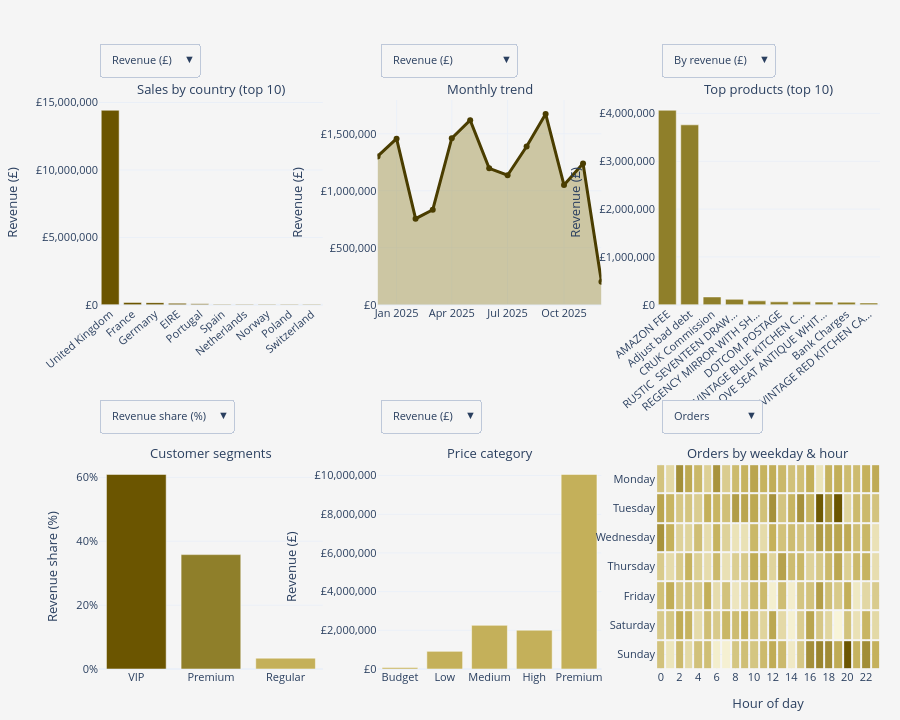

Notebook source saved alongside this figure:
### Code cell
# pip install plotly   (only if you get "No module named plotly")
import numpy as np
import pandas as pd
import plotly.graph_objects as go
from plotly.subplots import make_subplots
from IPython.display import HTML, display

# ---------- 1. Data (same cleaning as the static dashboard, on a copy) ----------
data = df.copy()
data = data.dropna(subset=['CustomerID'])
# CustomerID can be stored as text like '12349.0'; convert to a real integer
data['CustomerID'] = pd.to_numeric(data['CustomerID'], errors='coerce')
data = data.dropna(subset=['CustomerID'])
data['CustomerID'] = data['CustomerID'].astype(int)
data = data[(data['Quantity'] > 0) & (data['UnitPrice'] > 0)]
data = data[~data['InvoiceNo'].astype(str).str.startswith('C')]  # cancelled invoices

data['TotalAmount'] = data['Quantity'] * data['UnitPrice']
data['InvoiceDate'] = pd.to_datetime(data['InvoiceDate'])

# ---------- 2. Numbers ----------
total_rev = data['TotalAmount'].sum()
n_customers = data['CustomerID'].nunique()
n_orders = data['InvoiceNo'].nunique()
aov = data.groupby('InvoiceNo')['TotalAmount'].sum().mean()
n_countries = data['Country'].nunique()
n_products = data['Description'].nunique()

# Countries (top 10)
country_rev = data.groupby('Country')['TotalAmount'].sum().sort_values(ascending=False)
tc = country_rev.head(10)
country_orders = data.groupby('Country')['InvoiceNo'].nunique().reindex(tc.index)
country_custs = data.groupby('Country')['CustomerID'].nunique().reindex(tc.index)
top_country, top_country_pct = country_rev.index[0], country_rev.iloc[0] / total_rev * 100

# Monthly
data['Month'] = data['InvoiceDate'].dt.to_period('M').dt.to_timestamp()
m = data.groupby('Month').agg(Revenue=('TotalAmount', 'sum'),
                              Orders=('InvoiceNo', 'nunique'),
                              Customers=('CustomerID', 'nunique'))
m['AOV'] = m['Revenue'] / m['Orders']

# Products (top 10 by revenue and by units)
prod = data.groupby('Description').agg(Revenue=('TotalAmount', 'sum'), Units=('Quantity', 'sum'))
p_rev = prod.sort_values('Revenue', ascending=False).head(10)
p_units = prod.sort_values('Units', ascending=False).head(10)


def short(names, n=22):
    return [s[:n] + '…' if len(s) > n else s for s in names]


# Customer segments by total spend
cust_spend = data.groupby('CustomerID')['TotalAmount'].sum()
seg = pd.cut(cust_spend, bins=[-np.inf, 200, 1000, 3000, np.inf],
             labels=['Occasional', 'Regular', 'Premium', 'VIP'], right=False)
seg_order = ['VIP', 'Premium', 'Regular', 'Occasional']
seg_rev = cust_spend.groupby(seg, observed=True).sum().reindex(seg_order).dropna()
seg_cnt = cust_spend.groupby(seg, observed=True).size().reindex(seg_rev.index)
seg_pct = seg_rev / seg_rev.sum() * 100
best_seg = seg_pct.idxmax()

# Price categories
bins = [0, 0.5, 2, 5, 10, np.inf]
price_labels = ['Budget', 'Low', 'Medium', 'High', 'Premium']
data['PriceCategory'] = pd.cut(data['UnitPrice'], bins=bins, labels=price_labels, right=False)
price = data.groupby('PriceCategory', observed=False).agg(Revenue=('TotalAmount', 'sum'),
                                                          Units=('Quantity', 'sum'))

# Weekday x hour
data['Weekday'] = data['InvoiceDate'].dt.day_name()
data['Hour'] = data['InvoiceDate'].dt.hour
days = ['Monday', 'Tuesday', 'Wednesday', 'Thursday', 'Friday', 'Saturday', 'Sunday']
hours = list(range(int(data['Hour'].min()), int(data['Hour'].max()) + 1))
grid_orders = (data.groupby(['Weekday', 'Hour'])['InvoiceNo'].nunique().unstack(fill_value=0)
               .reindex(index=days, columns=hours, fill_value=0))
grid_rev = (data.groupby(['Weekday', 'Hour'])['TotalAmount'].sum().unstack(fill_value=0)
            .reindex(index=days, columns=hours, fill_value=0).round(0))

# ---------- 3. KPI cards ----------
kpis = [
    ('Revenue', f'£{total_rev/1e6:.2f}M', f'{n_orders:,} orders', '#6b5500'),
    ('Customers', f'{n_customers:,}', f'{n_products:,} products sold', '#8f7f2a'),
    ('Avg order value', f'£{aov:,.0f}', 'per invoice', '#c4b05a'),
    ('Top market', top_country, f'{top_country_pct:.0f}% of revenue · {n_countries} countries', '#6b5500'),
    ('Top segment', best_seg, f'{seg_pct.max():.1f}% of revenue', '#8f7f2a'),
]
css = """
<style>
.dash{font-family:-apple-system,Segoe UI,Helvetica,Arial,sans-serif;background:#f5f5f5;padding:12px 14px;border-radius:12px;color:#333}
.dash h2{margin:0 0 10px;font-size:18px}
.grid{display:grid;grid-template-columns:repeat(auto-fit,minmax(150px,1fr));gap:10px}
.card{background:#fff;border-radius:10px;padding:9px 12px;border-top:4px solid var(--c);
      box-shadow:0 1px 4px rgba(0,0,0,.08);transition:transform .15s,box-shadow .15s}
.card:hover{transform:translateY(-4px);box-shadow:0 8px 18px rgba(0,0,0,.15)}
.card .l{font-size:10px;text-transform:uppercase;letter-spacing:.06em;color:#777}
.card .v{font-size:20px;font-weight:700;margin:2px 0;color:var(--c)}
.card .s{font-size:11px;color:#666}
</style>
"""
cards = ''.join(
    f'<div class="card" style="--c:{c}"><div class="l">{l}</div>'
    f'<div class="v">{v}</div><div class="s">{s}</div></div>' for l, v, s, c in kpis)
cards_html = (f'{css}<div class="dash"><h2>E-Commerce Business Intelligence</h2>'
              f'<div class="grid">{cards}</div></div>')

# ---------- 4. Figure ----------
gold = ['#6b5500', '#8f7f2a', '#c4b05a', '#d9cc8a']
fig = make_subplots(
    rows=2, cols=3, vertical_spacing=0.28, horizontal_spacing=0.07,
    subplot_titles=('Sales by country (top 10)', 'Monthly trend', 'Top products (top 10)',
                    'Customer segments', 'Price category', 'Orders by weekday & hour'))

# Trace 0: country
fig.add_trace(go.Bar(
    x=tc.index, y=tc.values, marker_color=gold[0],
    hovertemplate='<b>%{x}</b><br>%{y:,.0f}<extra></extra>'), row=1, col=1)

# Trace 1: monthly
fig.add_trace(go.Scatter(
    x=m.index, y=m['Revenue'], mode='lines+markers', fill='tozeroy',
    line=dict(color='#4a3d00', width=3), fillcolor='rgba(143,127,42,0.4)',
    hovertemplate='%{x|%b %Y}<br>%{y:,.0f}<extra></extra>'), row=1, col=2)

# Trace 2: products
fig.add_trace(go.Bar(
    x=short(p_rev.index), y=p_rev['Revenue'].round(0), marker_color=gold[1],
    customdata=list(p_rev.index),
    hovertemplate='<b>%{customdata}</b><br>%{y:,.0f}<extra></extra>'), row=1, col=3)

# Trace 3: segments
fig.add_trace(go.Bar(
    x=list(seg_pct.index), y=seg_pct.round(1).values, marker_color=gold[:len(seg_pct)],
    hovertemplate='<b>%{x}</b><br>%{y:,.1f}<extra></extra>'), row=2, col=1)

# Trace 4: price categories
fig.add_trace(go.Bar(
    x=price_labels, y=price['Revenue'].round(0).values, marker_color=gold[2],
    hovertemplate='<b>%{x}</b><br>%{y:,.0f}<extra></extra>'), row=2, col=2)

# Trace 5: weekday x hour heatmap
fig.add_trace(go.Heatmap(
    z=grid_orders.values, x=hours, y=days, xgap=2, ygap=2, showscale=False,
    colorscale=[[0, '#f8f4d9'], [0.5, '#c4b05a'], [1, '#6b5500']],
    hovertemplate='%{y} %{x}:00<br>%{z:,.0f}<extra></extra>'), row=2, col=3)


# ---------- 5. Dropdown menus (one per panel) ----------
def toggle(trace, axis, metrics):
    """metrics: {label: (values, prefix, suffix)} -> buttons that swap the y values."""
    return [dict(label=name, method='update',
                 args=[{'y': [vals]},
                       {f'{axis}.tickprefix': pre, f'{axis}.ticksuffix': suf,
                        f'{axis}.title.text': name}, [trace]])
            for name, (vals, pre, suf) in metrics.items()]


country_btn = toggle(0, 'yaxis', {
    'Revenue (£)': (tc.values, '£', ''),
    'Orders': (country_orders.values, '', ''),
    'Customers': (country_custs.values, '', '')})

month_btn = toggle(1, 'yaxis2', {
    'Revenue (£)': (m['Revenue'].values, '£', ''),
    'Orders': (m['Orders'].values, '', ''),
    'Customers': (m['Customers'].values, '', ''),
    'Avg order value (£)': (m['AOV'].round(2).values, '£', '')})

product_btn = [
    dict(label='By revenue (£)', method='update',
         args=[{'x': [short(p_rev.index)], 'y': [p_rev['Revenue'].round(0).values],
                'customdata': [list(p_rev.index)]},
               {'yaxis3.tickprefix': '£', 'yaxis3.title.text': 'Revenue (£)'}, [2]]),
    dict(label='By units sold', method='update',
         args=[{'x': [short(p_units.index)], 'y': [p_units['Units'].values],
                'customdata': [list(p_units.index)]},
               {'yaxis3.tickprefix': '', 'yaxis3.title.text': 'Units sold'}, [2]]),
]

segment_btn = toggle(3, 'yaxis4', {
    'Revenue share (%)': (seg_pct.round(1).values, '', '%'),
    'Customers': (seg_cnt.values, '', ''),
    'Revenue (£)': (seg_rev.round(0).values, '£', '')})

price_btn = toggle(4, 'yaxis5', {
    'Revenue (£)': (price['Revenue'].round(0).values, '£', ''),
    'Units sold': (price['Units'].values, '', '')})

heat_btn = [
    dict(label='Orders', method='restyle', args=[{'z': [grid_orders.values]}, [5]]),
    dict(label='Revenue (£)', method='restyle', args=[{'z': [grid_rev.values]}, [5]]),
]

# column left edges (3 columns, 0.08 gap) and row heights give these menu positions
col_x = [0.0, 0.36, 0.72]
top_y, bottom_y = 1.10, 0.475


def menu(buttons, x, y):
    return dict(type='dropdown', buttons=buttons, x=x, y=y, xanchor='left', yanchor='top',
                font=dict(size=11), pad=dict(l=0, r=0, t=0, b=0))


fig.update_layout(
    template='plotly_white', font=dict(size=11), height=720, paper_bgcolor='#f5f5f5', plot_bgcolor='#f5f5f5',
    showlegend=False, margin=dict(t=100, b=50, l=60, r=20),
    updatemenus=[
        menu(country_btn, col_x[0], top_y), menu(month_btn, col_x[1], top_y),
        menu(product_btn, col_x[2], top_y), menu(segment_btn, col_x[0], bottom_y),
        menu(price_btn, col_x[1], bottom_y), menu(heat_btn, col_x[2], bottom_y)])

fig.update_xaxes(tickangle=-40, row=1, col=1)
fig.update_xaxes(tickangle=-40, row=1, col=3)
fig.update_yaxes(tickprefix='£', title_text='Revenue (£)', tickformat=',.0f', row=1, col=1)
fig.update_yaxes(tickprefix='£', title_text='Revenue (£)', tickformat=',.0f', row=1, col=2)
fig.update_yaxes(tickprefix='£', title_text='Revenue (£)', tickformat=',.0f', row=1, col=3)
fig.update_yaxes(ticksuffix='%', title_text='Revenue share (%)', row=2, col=1)
fig.update_yaxes(tickprefix='£', title_text='Revenue (£)', tickformat=',.0f', row=2, col=2)
fig.update_yaxes(autorange='reversed', row=2, col=3)
fig.update_xaxes(title_text='Hour of day', dtick=2, row=2, col=3)

# ---------- 6. Show + save ----------
fig.update_annotations(font_size=13)
display(HTML(cards_html))
fig.show()

page = (f'<html><head><meta charset="utf-8"><title>E-Commerce BI Dashboard</title></head>'
        f'<body style="margin:0 auto;max-width:1200px;padding:12px;background:#f5f5f5">{cards_html}'
        f'{fig.to_html(full_html=False, include_plotlyjs="cdn")}</body></html>')
with open('ecommerce_bi_dashboard.html', 'w', encoding='utf-8') as f:
    f.write(page)
print('Saved: ecommerce_bi_dashboard.html (open it in any browser)')

### Figure 1 — Plotly figure (JSON) as saved in the notebook; plotly's stock layout.template omitted (floating-point values rounded to 4 significant figures; data arrays with more than 128 entries replaced by an {"elided": "..."} marker saying what was removed)
{"data": [{"hovertemplate": "<b>%{x}</b><br>%{y:,.0f}<extra></extra>", "marker": {"color": "#6b5500"}, "type": "bar", "x": ["United Kingdom", "France", "Germany", "EIRE", "Portugal", "Spain", "Netherlands", "Norway", "Poland", "Switzerland"], "xaxis": "x", "y": [14430000.0, 181543, 162500.0, 116800.0, 75950.0, 46110.0, 41710.0, 39160.0, 38690.0, 37650.0], "yaxis": "y"}, {"fill": "tozeroy", "fillcolor": "rgba(143,127,42,0.4)", "hovertemplate": "%{x|%b %Y}<br>%{y:,.0f}<extra></extra>", "line": {"color": "#4a3d00", "width": 3}, "mode": "lines+markers", "type": "scatter", "x": ["2024-12-01T00:00:00", "2025-01-01T00:00:00", "2025-02-01T00:00:00", "2025-03-01T00:00:00", "2025-04-01T00:00:00", "2025-05-01T00:00:00", "2025-06-01T00:00:00", "2025-07-01T00:00:00", "2025-08-01T00:00:00", "2025-09-01T00:00:00", "2025-10-01T00:00:00", "2025-11-01T00:00:00", "2025-12-01T00:00:00"], "xaxis": "x2", "y": [1302000.0, 1458000.0, 755800.0, 834100.0, 1461000.0, 1619000.0, 1197000.0, 1136000.0, 1389000.0, 1674000.0, 1050000.0, 1240000.0, 201800.0], "yaxis": "y2"}, {"customdata": ["AMAZON FEE", "Adjust bad debt", "CRUK Commission", "RUSTIC  SEVENTEEN DRAWER SIDEBOARD", "REGENCY MIRROR WITH SHUTTERS", "DOTCOM POSTAGE", "VINTAGE BLUE KITCHEN CABINET", "LOVE SEAT ANTIQUE WHITE METAL", "Bank Charges", "VINTAGE RED KITCHEN CABINET"], "hovertemplate": "<b>%{customdata}</b><br>%{y:,.0f}<extra></extra>", "marker": {"color": "#8f7f2a"}, "type": "bar", "x": ["AMAZON FEE", "Adjust bad debt", "CRUK Commission", "RUSTIC  SEVENTEEN DRAW…", "REGENCY MIRROR WITH SH…", "DOTCOM POSTAGE", "VINTAGE BLUE KITCHEN C…", "LOVE SEAT ANTIQUE WHIT…", "Bank Charges", "VINTAGE RED KITCHEN CA…"], "xaxis": "x3", "y": [4065997, 3761100, 165120, 115665, 83160, 62995, 62125, 56780, 55346, 38875], "yaxis": "y3"}, {"hovertemplate": "<b>%{x}</b><br>%{y:,.1f}<extra></extra>", "marker": {"color": ["#6b5500", "#8f7f2a", "#c4b05a"]}, "type": "bar", "x": ["VIP", "Premium", "Regular"], "xaxis": "x4", "y": [60.9, 35.8, 3.4], "yaxis": "y4"}, {"hovertemplate": "<b>%{x}</b><br>%{y:,.0f}<extra></extra>", "marker": {"color": "#c4b05a"}, "type": "bar", "x": ["Budget", "Low", "Medium", "High", "Premium"], "xaxis": "x5", "y": [81113, 911385, 2258124, 2007343, 10060124], "yaxis": "y5"}, {"colorscale": [[0, "#f8f4d9"], [0.5, "#c4b05a"], [1, "#6b5500"]], "hovertemplate": "%{y} %{x}:00<br>%{z:,.0f}<extra></extra>", "showscale": false, "type": "heatmap", "x": [0, 1, 2, 3, 4, 5, 6, 7, 8, 9, 10, 11, 12, 13, 14, 15, 16, 17, 18, 19, 20, 21, 22, 23], "xaxis": "x6", "xgap": 2, "y": ["Monday", "Tuesday", "Wednesday", "Thursday", "Friday", "Saturday", "Sunday"], "yaxis": "y6", "ygap": 2, "z": {"elided": "7x24 int values"}}], "layout": {"annotations": [{"font": {"size": 13}, "showarrow": false, "text": "Sales by country (top 10)", "x": 0.1433, "xanchor": "center", "xref": "paper", "y": 1, "yanchor": "bottom", "yref": "paper"}, {"font": {"size": 13}, "showarrow": false, "text": "Monthly trend", "x": 0.5, "xanchor": "center", "xref": "paper", "y": 1, "yanchor": "bottom", "yref": "paper"}, {"font": {"size": 13}, "showarrow": false, "text": "Top products (top 10)", "x": 0.8567, "xanchor": "center", "xref": "paper", "y": 1, "yanchor": "bottom", "yref": "paper"}, {"font": {"size": 13}, "showarrow": false, "text": "Customer segments", "x": 0.1433, "xanchor": "center", "xref": "paper", "y": 0.36, "yanchor": "bottom", "yref": "paper"}, {"font": {"size": 13}, "showarrow": false, "text": "Price category", "x": 0.5, "xanchor": "center", "xref": "paper", "y": 0.36, "yanchor": "bottom", "yref": "paper"}, {"font": {"size": 13}, "showarrow": false, "text": "Orders by weekday & hour", "x": 0.8567, "xanchor": "center", "xref": "paper", "y": 0.36, "yanchor": "bottom", "yref": "paper"}], "font": {"size": 11}, "height": 720, "margin": {"b": 50, "l": 60, "r": 20, "t": 100}, "paper_bgcolor": "#f5f5f5", "plot_bgcolor": "#f5f5f5", "showlegend": false, "updatemenus": [{"buttons": [{"args": [{"y": [[14430000.0, 181543, 162500.0, 116800.0, 75950.0, 46110.0, 41710.0, 39160.0, 38690.0, 37650.0]]}, {"yaxis.tickprefix": "£", "yaxis.ticksuffix": "", "yaxis.title.text": "Revenue (£)"}, [0]], "label": "Revenue (£)", "method": "update"}, {"args": [{"y": [[45502, 5836, 6394, 5590, 1117, 1812, 1667, 768, 238, 1448]]}, {"yaxis.tickprefix": "", "yaxis.ticksuffix": "", "yaxis.title.text": "Orders"}, [0]], "label": "Orders", "method": "update"}, {"args": [{"y": [[4372, 3337, 3492, 3243, 1021, 1513, 1393, 719, 229, 1233]]}, {"yaxis.tickprefix": "", "yaxis.ticksuffix": "", "yaxis.title.text": "Customers"}, [0]], "label": "Customers", "method": "update"}], "font": {"size": 11}, "pad": {"b": 0, "l": 0, "r": 0, "t": 0}, "type": "dropdown", "x": 0, "xanchor": "left", "y": 1.1, "yanchor": "top"}, {"buttons": [{"args": [{"y": [[1302000.0, 1458000.0, 755800.0, 834100.0, 1461000.0, 1619000.0, 1197000.0, 1136000.0, 1389000.0, 1674000.0, 1050000.0, 1240000.0, 201800.0]]}, {"yaxis2.tickprefix": "£", "yaxis2.ticksuffix": "", "yaxis2.title.text": "Revenue (£)"}, [1]], "label": "Revenue (£)", "method": "update"}, {"args": [{"y": [[23425, 23504, 21815, 23447, 23016, 23461, 22822, 23369, 23510, 22858, 23629, 22932, 8483]]}, {"yaxis2.tickprefix": "", "yaxis2.ticksuffix": "", "yaxis2.title.text": "Orders"}, [1]], "label": "Orders", "method": "update"}, {"args": [{"y": [[4368, 4371, 4365, 4371, 4369, 4370, 4368, 4370, 4371, 4369, 4371, 4367, 3829]]}, {"yaxis2.tickprefix": "", "yaxis2.ticksuffix": "", "yaxis2.title.text": "Customers"}, [1]], "label": "Customers", "method": "update"}, {"args": [{"y": [[55.57, 62.01, 34.65, 35.57, 63.49, 69, 52.47, 48.63, 59.08, 73.22, 44.45, 54.07, 23.79]]}, {"yaxis2.tickprefix": "£", "yaxis2.ticksuffix": "", "yaxis2.title.text": "Avg order value (£)"}, [1]], "label": "Avg order value (£)", "method": "update"}], "font": {"size": 11}, "pad": {"b": 0, "l": 0, "r": 0, "t": 0}, "type": "dropdown", "x": 0.36, "xanchor": "left", "y": 1.1, "yanchor": "top"}, {"buttons": [{"args": [{"customdata": [["AMAZON FEE", "Adjust bad debt", "CRUK Commission", "RUSTIC  SEVENTEEN DRAWER SIDEBOARD", "REGENCY MIRROR WITH SHUTTERS", "DOTCOM POSTAGE", "VINTAGE BLUE KITCHEN CABINET", "LOVE SEAT ANTIQUE WHITE METAL", "Bank Charges", "VINTAGE RED KITCHEN CABINET"]], "x": [["AMAZON FEE", "Adjust bad debt", "CRUK Commission", "RUSTIC  SEVENTEEN DRAW…", "REGENCY MIRROR WITH SH…", "DOTCOM POSTAGE", "VINTAGE BLUE KITCHEN C…", "LOVE SEAT ANTIQUE WHIT…", "Bank Charges", "VINTAGE RED KITCHEN CA…"]], "y": [[4065997, 3761100, 165120, 115665, 83160, 62995, 62125, 56780, 55346, 38875]]}, {"yaxis3.tickprefix": "£", "yaxis3.title.text": "Revenue (£)"}, [2]], "label": "By revenue (£)", "method": "update"}, {"args": [{"customdata": [["Unsaleable, destroyed.", "METAL SIGN,CUPCAKE SINGLE HOOK", "thrown away", "SET/3 ROSE CANDLE IN JEWELLED BOX", "ORANGE SCENTED SET/9 T-LIGHTS", "4 ROSE PINK DINNER CANDLES", "SET OF 4 FAIRY CAKE PLACEMATS ", "SET/6 PURPLE BUTTERFLY T-LIGHTS", "SET OF 4 ENGLISH ROSE PLACEMATS", "FEATHER PEN,COAL BLACK"]], "x": [["Unsaleable, destroyed.", "METAL SIGN,CUPCAKE SIN…", "thrown away", "SET/3 ROSE CANDLE IN J…", "ORANGE SCENTED SET/9 T…", "4 ROSE PINK DINNER CAN…", "SET OF 4 FAIRY CAKE PL…", "SET/6 PURPLE BUTTERFLY…", "SET OF 4 ENGLISH ROSE …", "FEATHER PEN,COAL BLACK"]], "y": [[3700, 2663, 2022, 1683, 1478, 1445, 1400, 1388, 1347, 1346]]}, {"yaxis3.tickprefix": "", "yaxis3.title.text": "Units sold"}, [2]], "label": "By units sold", "method": "update"}], "font": {"size": 11}, "pad": {"b": 0, "l": 0, "r": 0, "t": 0}, "type": "dropdown", "x": 0.72, "xanchor": "left", "y": 1.1, "yanchor": "top"}, {"buttons": [{"args": [{"y": [[60.9, 35.8, 3.4]]}, {"yaxis4.tickprefix": "", "yaxis4.ticksuffix": "%", "yaxis4.title.text": "Revenue share (%)"}, [3]], "label": "Revenue share (%)", "method": "update"}, {"args": [{"y": [[461, 3303, 608]]}, {"yaxis4.tickprefix": "", "yaxis4.ticksuffix": "", "yaxis4.title.text": "Customers"}, [3]], "label": "Customers", "method": "update"}, {"args": [{"y": [[9324172, 5478037, 515880]]}, {"yaxis4.tickprefix": "£", "yaxis4.ticksuffix": "", "yaxis4.title.text": "Revenue (£)"}, [3]], "label": "Revenue (£)", "method": "update"}], "font": {"size": 11}, "pad": {"b": 0, "l": 0, "r": 0, "t": 0}, "type": "dropdown", "x": 0, "xanchor": "left", "y": 0.475, "yanchor": "top"}, {"buttons": [{"args": [{"y": [[81113, 911385, 2258124, 2007343, 10060124]]}, {"yaxis5.tickprefix": "£", "yaxis5.ticksuffix": "", "yaxis5.title.text": "Revenue (£)"}, [4]], "label": "Revenue (£)", "method": "update"}, {"args": [{"y": [[225139, 735016, 690465, 264074, 91597]]}, {"yaxis5.tickprefix": "", "yaxis5.ticksuffix": "", "yaxis5.title.text": "Units sold"}, [4]], "label": "Units sold", "method": "update"}], "font": {"size": 11}, "pad": {"b": 0, "l": 0, "r": 0, "t": 0}, "type": "dropdown", "x": 0.36, "xanchor": "left", "y": 0.475, "yanchor": "top"}, {"buttons": [{"args": [{"z": {"elided": "1x7x24 int values"}}, [5]], "label": "Orders", "method": "restyle"}, {"args": [{"z": {"elided": "1x7x24 int values"}}, [5]], "label": "Revenue (£)", "method": "restyle"}], "font": {"size": 11}, "pad": {"b": 0, "l": 0, "r": 0, "t": 0}, "type": "dropdown", "x": 0.72, "xanchor": "left", "y": 0.475, "yanchor": "top"}], "xaxis": {"anchor": "y", "domain": [0, 0.2867], "tickangle": -40}, "xaxis2": {"anchor": "y2", "domain": [0.3567, 0.6433]}, "xaxis3": {"anchor": "y3", "domain": [0.7133, 1], "tickangle": -40}, "xaxis4": {"anchor": "y4", "domain": [0, 0.2867]}, "xaxis5": {"anchor": "y5", "domain": [0.3567, 0.6433]}, "xaxis6": {"anchor": "y6", "domain": [0.7133, 1], "dtick": 2, "title": {"text": "Hour of day"}}, "yaxis": {"anchor": "x", "domain": [0.64, 1], "tickformat": ",.0f", "tickprefix": "£", "title": {"text": "Revenue (£)"}}, "yaxis2": {"anchor": "x2", "domain": [0.64, 1], "tickformat": ",.0f", "tickprefix": "£", "title": {"text": "Revenue (£)"}}, "yaxis3": {"anchor": "x3", "domain": [0.64, 1], "tickformat": ",.0f", "tickprefix": "£", "title": {"text": "Revenue (£)"}}, "yaxis4": {"anchor": "x4", "domain": [0, 0.36], "ticksuffix": "%", "title": {"text": "Revenue share (%)"}}, "yaxis5": {"anchor": "x5", "domain": [0, 0.36], "tickformat": ",.0f", "tickprefix": "£", "title": {"text": "Revenue (£)"}}, "yaxis6": {"anchor": "x6", "autorange": "reversed", "domain": [0, 0.36]}}}
